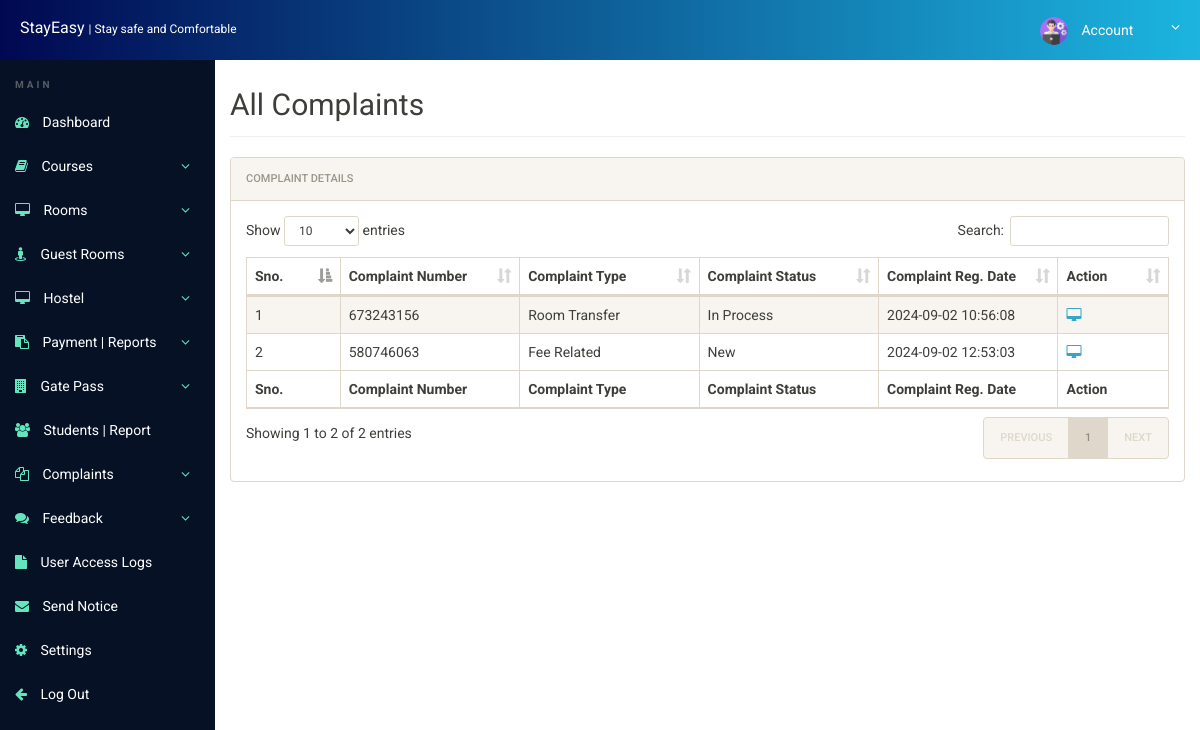
Screenshot of /Stay-Easy/admin/all-complaints.php (signed in) with the database file from the repository.
### tables this page shows
CREATE TABLE `complaints` (
  `id` int(11) NOT NULL,
  `ComplainNumber` bigint(12) DEFAULT NULL,
  `userId` int(11) DEFAULT NULL,
  `complaintType` varchar(255) DEFAULT NULL,
  `complaintDetails` mediumtext DEFAULT NULL,
  `complaintDoc` varchar(255) DEFAULT NULL,
  `complaintStatus` varchar(255) DEFAULT NULL,
  `registrationDate` timestamp NULL DEFAULT current_timestamp()
);

### Stay-Easy/includes/enc.php (called while the page is built, shortened)
<?php
    function encrypt($password){
        $simple_string = $password;
        $ciphering = "AES-128-CTR";
        $options = 0;
        $encryption_iv = '1234567891011121';
        $encryption_key = "GeeksforGeeks";
        $encryption = openssl_encrypt($simple_string, $ciphering,
                    $encryption_key, $options, $encryption_iv);
        return $encryption;
    }
?>

### Stay-Easy/admin/all-complaints.php (the view, shortened to what this page needs)
<?php
include('includes/config.php');
include('../includes/enc.php');
?>
<!doctype html>
<html lang="en" class="no-js">
<head>
	<link rel="stylesheet" href="css/font-awesome.min.css">
	<link rel="stylesheet" href="css/bootstrap.min.css">
	<link rel="stylesheet" href="css/dataTables.bootstrap.min.css">
	<link rel="stylesheet" href="css/bootstrap-social.css">
	<link rel="stylesheet" href="css/bootstrap-select.css">
	<link rel="stylesheet" href="css/fileinput.min.css">
	<link rel="stylesheet" href="css/awesome-bootstrap-checkbox.css">
	<link rel="stylesheet" href="css/style.css">
</head>
<body>
	<?php include('includes/header.php');?>
	<div class="ts-main-content">
			<?php include('includes/sidebar.php');?>
		<div class="content-wrapper">
			<div class="container-fluid">
				<div class="row">
					<div class="col-md-12">
						<h2 class="page-title" style="margin-top:4%">All Complaints</h2>
						<div class="panel panel-default">
							<div class="panel-heading">Complaint Details</div>
							<div class="panel-body">
								<table id="zctb" class="display table table-striped table-bordered table-hover" cellspacing="0" width="100%">
									<thead>
										<tr>
											<th>Sno.</th>
											<th>Complaint Number</th>
											<th>Complaint Type</th>
											<th>Complaint Status</th>
											<th>Complaint Reg. Date</th>
											<th>Action</th>
										</tr>
									</thead>
									<tfoot>
										<tr>
											<th>Sno.</th>
											<th>Complaint Number</th>
											<th>Complaint Type</th>
											<th>Complaint Status</th>
											<th>Complaint Reg. Date</th>
											<th>Action</th>
										</tr>
									</tfoot>
									<tbody>
<?php
$ret="select * from complaints";
$stmt= $mysqli->prepare($ret) ;
$stmt->execute() ;
$res=$stmt->get_result();
$cnt=1;
while($row=$res->fetch_object())
	  {
	  	?>
<tr><td><?php echo $cnt;;?></td>
<td><?php echo $row->ComplainNumber;?></td>
<td><?php echo $row->complaintType;?></td>
<td><?php $cstatus=$row->complaintStatus;
if($cstatus==''):
	echo "New";
else:
echo $cstatus;
endif;
?></td>
<td><?php echo $row->registrationDate;?></td>
<td>
<a href="complaint-details.php?cid=<?php echo encrypt($row->id);?>" title="View Full Details"><i class="fa fa-desktop"></i></a>&nbsp;&nbsp;
</td>
										</tr>
									<?php
$cnt=$cnt+1;
									 } ?>
									</tbody>
								</table>
							</div>
						</div>
					</div>
				</div>
			</div>
		</div>
	</div>
</body>
</html>

### Stay-Easy/admin/css/style.css (style rules this page uses)
html { font-size: 14px; }
@media only screen and (min-width: 480px) { html { font-size: 17px; } }
@media only screen and (min-width: 768px) { html { font-size: 14px; } }
body { font-size: 1em; }
a { color: #37a6c4; }
.panel { overflow: hidden; }
.page-title { padding-bottom: 15px; margin-bottom: 20px; border-bottom: 1px solid #f0f0f0; }
.ts-main-content .content-wrapper { padding-top: 15px; margin-top: 35px; }
@media only screen and (min-width: 1200px) { .ts-main-content .content-wrapper { margin-left: 215px; } }
th, td { max-width: 120px; overflow-wrap: break-word; hyphens: auto; }

### rows the page displays
complaints: ComplainNumber "673243156", complaintType "Room Transfer", complaintStatus "In Process", registrationDate "2024-09-02 10:56:08"
complaints: ComplainNumber "580746063", complaintType "Fee Related", shows "New", registrationDate "2024-09-02 12:53:03"
